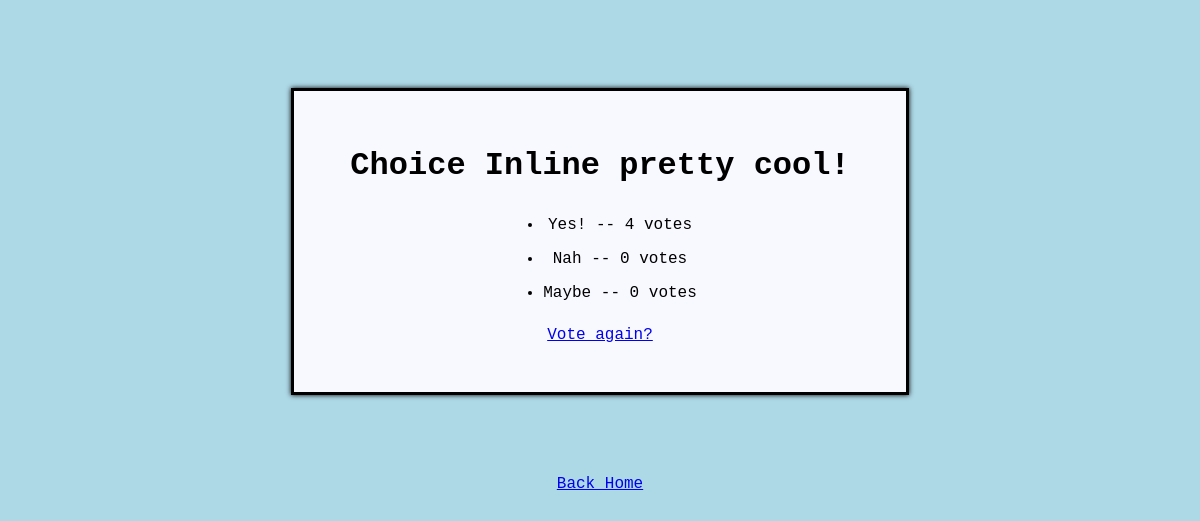
/polls/4/results/, run on an earlier commit of the app's database.
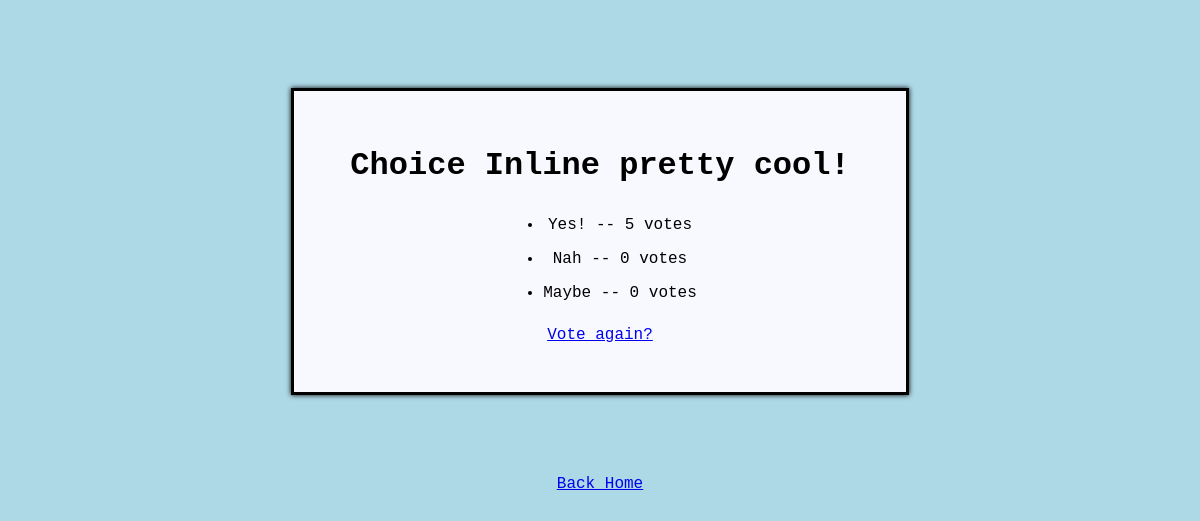
And on a later commit of the database.
### polls/models.py (models this page shows, shortened)
class Question(models.Model):
    question_text = models.CharField(max_length=200)
    pub_date = models.DateTimeField('date published')

class Choice(models.Model):
    question = models.ForeignKey(Question, on_delete=models.CASCADE)
    choice_text = models.CharField(max_length=200)
    votes = models.IntegerField(default=0)

### polls/views.py (the view)
# urls.py: path('<int:pk>/results/', views.ResultsView.as_view(), name='results'),
class ResultsView(generic.DetailView):
    model = Question
    template_name = 'polls/results.html'

### polls/templates/polls/results.html
{%  load static %}
<link rel="stylesheet" type="text/css" href="{% static 'polls/style.css' %}">
<div class="center results" id="choice">
<h1>{{ question.question_text }}</h1>
<ul>
{% for choice in question.choice_set.all %}
    <li>{{ choice.choice_text }} -- {{ choice.votes }} vote{{ choice.votes|pluralize }}</li>
{% endfor %}
</ul>
<a href="{% url 'polls:detail' question.id %}">Vote again?</a>
</div>
<a href="{% url 'polls:index' %}"> Back Home </a>

### polls/static/polls/style.css (style rules this page uses)
* { font-family: "IBM Plex Mono", monospace; }
h1 { margin: 0 0 1vh; }
a { margin: 0 auto; }
.center { margin: 0 auto; border: black solid 3px; text-align: center; display: flex; flex-direction: column; justify-content: center; width: min-content; background-color: ghostwhite; padding: 5vh 5vh; box-shadow: 0 0 5px black; }
ul { margin: 0; width: max-content; text-align: left; }
li { margin: 2vh; }
#choice { margin-top: 10vh; width: auto; }
#choice a { margin: 1vh; justify-content: space-evenly; }
.results * { margin: 2vh; }
.results ul { margin: 0 auto; text-align: center; }

What changed in the data, as far as the page shows it:
changed Choice "Yes!": votes "4" → "5"
